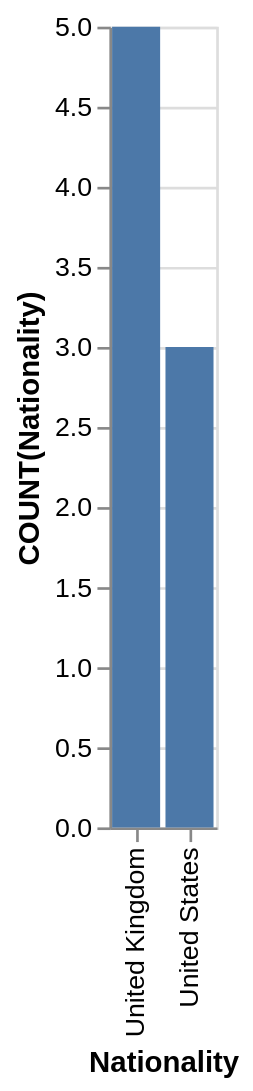

Express this chart as Vega-Lite.
### Vega-Lite specification from a JSON file in a GitHub repository (floating-point values rounded to 4 significant figures)
{"data": {"values": [{"x_data": "United Kingdom", "y_data": 5}, {"x_data": "United States", "y_data": 3}]}, "mark": "bar", "encoding": {"x": {"field": "x_data", "type": "nominal", "title": "Nationality", "sort": {"op": "sum", "field": "y_data", "order": "descending"}}, "y": {"field": "y_data", "type": "quantitative", "title": "COUNT(Nationality)"}}}
